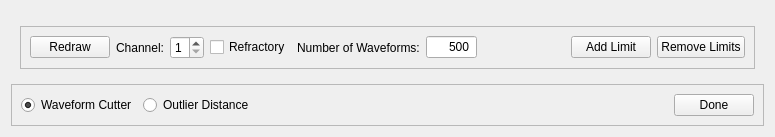
      <widget class="QWidget" name="page_2">
       <layout class="QVBoxLayout" name="verticalLayout_8">
        <item>
         <widget class="QStackedWidget" name="stackedWidget_trimmer">
          <property name="currentIndex">
           <number>0</number>
          </property>
          <widget class="QWidget" name="page_3">
           <layout class="QVBoxLayout" name="verticalLayout_7">
            <item>
             <widget class="MatplotlibWidget" name="mplwidget_wavecutter" native="true">
              <property name="autoFillBackground">
               <bool>true</bool>
              </property>
             </widget>
            </item>
            <item>
             <widget class="QFrame" name="frame">
              <property name="frameShape">
               <enum>QFrame::StyledPanel</enum>
              </property>
              <property name="frameShadow">
               <enum>QFrame::Raised</enum>
              </property>
              <layout class="QHBoxLayout" name="horizontalLayout_20">
               <item>
                <widget class="QPushButton" name="pushButton_wavecutter_redraw">
                 <property name="text">
                  <string>Redraw</string>
                 </property>
                </widget>
               </item>
               <item>
                <layout class="QHBoxLayout" name="horizontalLayout_17">
                 <item>
                  <widget class="QLabel" name="label_2">
                   <property name="text">
                    <string>Channel:</string>
                   </property>
                  </widget>
                 </item>
                 <item>
                  <widget class="QSpinBox" name="spinBox_wavecutter_channel">
                   <property name="minimum">
                    <number>1</number>
                   </property>
                   <property name="maximum">
                    <number>4</number>
                   </property>
                  </widget>
                 </item>
                </layout>
               </item>
               <item>
                <widget class="QCheckBox" name="checkBox_wavecutter_refractory">
                 <property name="text">
                  <string>Refractory</string>
                 </property>
                </widget>
               </item>
               <item>
                <layout class="QHBoxLayout" name="horizontalLayout_18">
                 <item>
                  <widget class="QLabel" name="label_11">
                   <property name="text">
                    <string>Number of Waveforms:</string>
                   </property>
                  </widget>
                 </item>
                 <item>
                  <widget class="QLineEdit" name="lineEdit_wavecutter_count">
                   <property name="maximumSize">
                    <size>
                     <width>51</width>
                     <height>16777215</height>
                    </size>
                   </property>
                   <property name="inputMask">
                    <string>0000; </string>
                   </property>
                   <property name="text">
                    <string>500</string>
                   </property>
                   <property name="alignment">
                    <set>Qt::AlignRight|Qt::AlignTrailing|Qt::AlignVCenter</set>
                   </property>
                  </widget>
                 </item>
                </layout>
               </item>
               <item>
                <spacer name="horizontalSpacer">
                 <property name="orientation">
                  <enum>Qt::Horizontal</enum>
                 </property>
                 <property name="sizeHint" stdset="0">
                  <size>
                   <width>11</width>
                   <height>20</height>
                  </size>
                 </property>
                </spacer>
               </item>
               <item>
                <layout class="QHBoxLayout" name="horizontalLayout_19">
                 <item>
                  <widget class="QPushButton" name="pushButton_wavecutter_add_limit">
                   <property name="text">
                    <string>Add Limit</string>
                   </property>
                  </widget>
                 </item>
                 <item>
                  <widget class="QPushButton" name="pushButton_wavecutter_remove_limit">
                   <property name="text">
                    <string>Remove Limits</string>
                   </property>
                  </widget>
                 </item>
                </layout>
               </item>
              </layout>
             </widget>
            </item>
           </layout>
          </widget>
          <widget class="QWidget" name="page_4">
           <widget class="MatplotlibWidget" name="mplwidget_outliers" native="true">
            <property name="geometry">
             <rect>
              <x>20</x>
              <y>30</y>
              <width>731</width>
              <height>561</height>
             </rect>
            </property>
           </widget>
          </widget>
         </widget>
        </item>
        <item>
         <widget class="QFrame" name="frame_5">
          <property name="frameShape">
           <enum>QFrame::StyledPanel</enum>
          </property>
          <property name="frameShadow">
           <enum>QFrame::Raised</enum>
          </property>
          <layout class="QHBoxLayout" name="horizontalLayout_23">
           <item>
            <layout class="QHBoxLayout" name="horizontalLayout_22">
             <item>
              <widget class="QRadioButton" name="radioButton_wavecutter">
               <property name="text">
                <string>Waveform Cutter</string>
               </property>
               <property name="checked">
                <bool>true</bool>
               </property>
               <attribute name="buttonGroup">
                <string notr="true">buttonGroup_trimmer</string>
               </attribute>
              </widget>
             </item>
             <item>
              <widget class="QRadioButton" name="radioButton_outlier">
               <property name="text">
                <string>Outlier Distance</string>
               </property>
               <attribute name="buttonGroup">
                <string notr="true">buttonGroup_trimmer</string>
               </attribute>
              </widget>
             </item>
            </layout>
           </item>
           <item>
            <spacer name="horizontalSpacer_3">
             <property name="orientation">
              <enum>Qt::Horizontal</enum>
             </property>
             <property name="sizeHint" stdset="0">
              <size>
               <width>414</width>
               <height>20</height>
              </size>
             </property>
            </spacer>
           </item>
           <item>
            <widget class="QPushButton" name="pushButton_wavecutter_done">
             <property name="text">
              <string>Done</string>
             </property>
            </widget>
           </item>
          </layout>
         </widget>
        </item>
       </layout>
      </widget>
